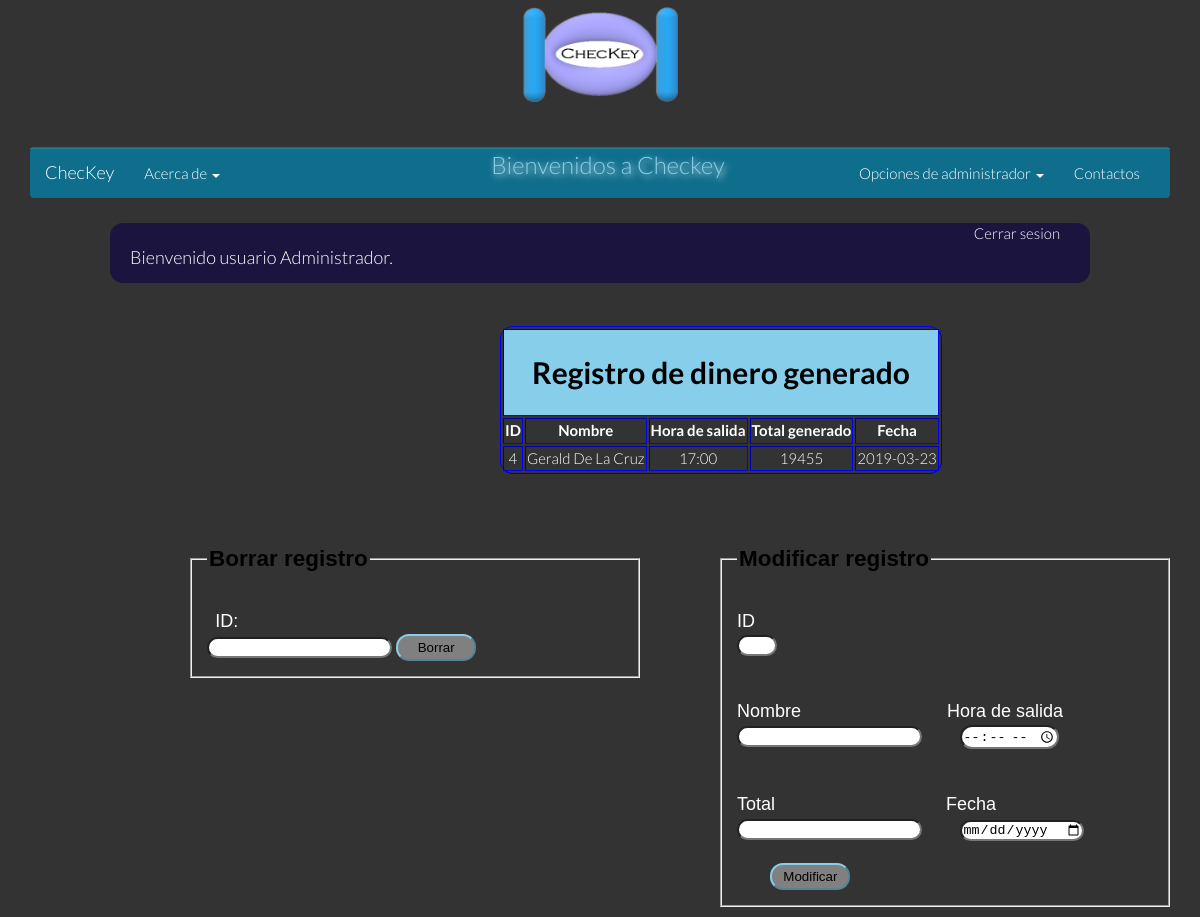
The page /cierres.php on the database its author committed.
### tables this page shows
CREATE TABLE IF NOT EXISTS `archivos` (
  `id` int(50) NOT NULL AUTO_INCREMENT,
  `nombre` varchar(50) NOT NULL,
  `horario_salida` varchar(50) NOT NULL,
  `total` varchar(50) NOT NULL,
  `fecha` date NOT NULL,
  PRIMARY KEY (`id`)
);

### cierres.php (the view, shortened to what this page needs)
<!DOCTYPE html>
<html>
<head>
	<link rel="stylesheet" type="text/css" href="Css/Registro.css">
	<link rel="stylesheet" type="text/css" href="Css/reset.css">
	<link rel="stylesheet" type="text/css" href="Css/bootstrap.css">
	<link rel="stylesheet" type="text/css" href="Css/Estilos1.css">
	<link rel="stylesheet" type="text/css" href="Css/tabla1.css">
</head>
<body style="background-color: #333;">
	<div align="center" class="ver">
		<img src="Imagenes/icono.png" width="155" height="95">
	</div>
	<header class="container">
			<nav class="navbar">
			  <div class="container-fluid">
			    <div class="navbar-header">
			      <a class="navbar-brand" href="pagina1.php">ChecKey</a>
			    </div>
			    <div class="collapse navbar-collapse" id="menu">
			      <ul class="navbar-nav">
			        <li class="dropdown">
			          <a href="" class="dropdown-toggle">Acerca de <b class="caret"></b></a>
			        </li>
			      </ul>
			      <ul class="nav navbar-nav navbar-right">
			        <li class="diseñar"> <font size="5pt" color="SkyBlue"  ><center>Bienvenidos a Checkey</center></font></li>
			        <li>&nbsp;</li>
			        <li>&nbsp;</li>
			        <li>&nbsp;</li>
			        <li>&nbsp;</li>
			        <li>&nbsp;</li>
			        <li>&nbsp;</li>
			        <li>&nbsp;</li>
			        <li>&nbsp;</li>
			        <li>&nbsp;</li>
			        <li>&nbsp;</li>
			        <li>&nbsp;</li>
			        <li>&nbsp;</li>
			        <li>&nbsp;</li>
			        <li>&nbsp;</li>
			        <li>&nbsp;</li>
			        <li>&nbsp;</li>
			        <li>&nbsp;</li>
			        <li>&nbsp;</li>
			        <li>&nbsp;</li>
			        <li>&nbsp;</li>
			        <li>&nbsp;</li>
			        <li>&nbsp;</li>
			        <li>&nbsp;</li>
			        <li>&nbsp;</li>
			        <li>&nbsp;</li>
			        <li>&nbsp;</li>
			        <li>&nbsp;</li>
			        <li>&nbsp;</li>
			        <li>&nbsp;</li>
			        <li>&nbsp;</li>
			        <li>&nbsp;</li>
			        <li>&nbsp;</li>
			        <li>&nbsp;</li>
			        <li>&nbsp;</li>
			        <li>&nbsp;</li>
			        <li>&nbsp;</li>
			        <li>&nbsp;</li>
			        <li>&nbsp;</li>
			        <li>&nbsp;</li>
			        <li>&nbsp;</li>
			        <li>&nbsp;</li>
			                     <li class="dropdown">
			          <a href="">Opciones de administrador <b class="caret"></b></a>
			        </li>
			        <li >
			          <a href="redes.php">Contactos</a>
			        </li>
			      </ul>
			    </div>
			  </div>
			</nav>
	</header>
						<div class="juntar">
							<div align="right">
					<a href="pagina1.php" style="margin-right: 30px;"> Cerrar sesion</a>
				</div>
				<div align="left" >
				<font color="white" size="4px" style="margin-left: 20px;" > Bienvenido usuario Administrador.</font>
				</div>
						</div>
					<br>
					<br>
                  <div style="color: white; " >
                  <?php
					$link= Conectarse();
					$result = mysql_query(' SELECT id, nombre, horario_salida,total,fecha FROM archivos ', $link);
					echo "<table border= '1' style='margin-left:'500px;' class='tab'>";
					echo "<tr>";
					           echo"<th colspan='8' bgcolor='SkyBlue' style='color:black;'> <h1>Registro de dinero generado</h1></th>";
					            echo "</tr>";
					echo "<tr>";
					echo"<th>ID</th>";
					           echo"<th>Nombre</th>";
								echo "<th>Hora de salida</th>";
								echo "<th>Total generado</th>";
								echo "<th>Fecha</th>";
					            echo "</tr>";
					            while ($row = mysql_fetch_row($result)) {
					            	echo "<tr>";
					            	echo "<td>". $row[0] . "</td>";
					            	echo "<td>". $row[1] . "</td>";
					            	echo "<td>". $row[2] . "</td>";
					            	echo "<td>". $row[3] . "</td>";
					            	echo "<td>". $row[4] . "</td>";
					            	echo "</tr>";
					            }
					echo "</table>";
                  ?>
					 </div>
					 <div  >
					 	<fieldset class="borrado">
					 		<legend style="color:black;"><h2>Borrar registro</h2></legend>
					 		<form method="post" action="borrado1.php">
					 			<label style="color: white; font-size: 18px;"> ID:</label>
					 			<br>
							<input style="border-radius:13px;" type="text" name="id" required autofocus>
							<input style="border-radius: 13px; padding: 4px; width:80px; background-color: grey; border-color: skyblue; color: black;" type="Submit" value="Borrar" name="">
					 		</form>
					 	</fieldset>
					 </div>
					  <div   >
					 	<fieldset class="modificado">
					 		<legend style="color:black;"><h2>Modificar registro</h2></legend>
					 		<form method="post" action="modificar1.php">
					 				<label style="color: white; font-size: 18px;"> ID</label>
					 			<br>
							<input style="border-radius:13px; width: 40px; text-align: center;" type="text" required autofocus name="id">
							<br>
							<br>
							<br>
					 			<label style="color: white; font-size: 18px;"> Nombre</label>
							<label style="color: white; font-size: 18px;">Hora de salida</label>
							<br>
							<input required autofocus style="border-radius:13px;" type="text" name="nombre">
							<input required autofocus style="border-radius:13px;" type="time" name="horario_salida">
							<br>
							<br>
							<br>
							<label style="color: white; font-size: 18px;"> Total</label>
							<label style="color: white; font-size: 18px;">Fecha</label>
							<br>
							<input required autofocus style="border-radius:13px;" type="text" name="total">
							<input required autofocus style="border-radius:13px;" type="date" name="fecha">
							<br>
							<br>
							<input style="border-radius: 13px; padding: 4px; width:80px; background-color: grey; border-color: skyblue; color: black;" type="Submit" value="Modificar" >
					 		</form>
					 	</fieldset>
					 </div>
</body>
</html>

### Css/Registro.css (style rules this page uses)
* { box-sizing: border-box; }
body { margin:0; background-color: #333; font-family: Arial; }

### Css/Estilos1.css (style rules this page uses)
body { background: #333; }
.ver { margin-top: 7px; }
.diseñar { text-shadow: 2px 2px 7px white; }
.juntar { background-color: #1b143f; border-radius: 13px; margin-left: 110px; height: 60px; border-top-width: 10px; margin-top: 5px; margin-right: 110px; }

### Css/tabla1.css (style rules this page uses)
.tab { text-align: center; margin-left: 500px; margin-bottom: 50px; border-color: blue; border-radius: 13px; margin-right: 150px; }

### cierres.php (style rules this page uses)
.borrado { padding: 15px; font-family: arial; margin-right: 10px; float:left; width:450px; margin-bottom: 10px; margin-left: 190px; }
.modificado { padding: 15px; font-family: arial; margin-right: 10px; float:left; width:450px; margin-bottom: 10px; margin-left: 70px; }

### rows shown on the page
archivos: id "4", nombre "Gerald De La Cruz", horario_salida "17:00", total "19455", fecha "2019-03-23"
